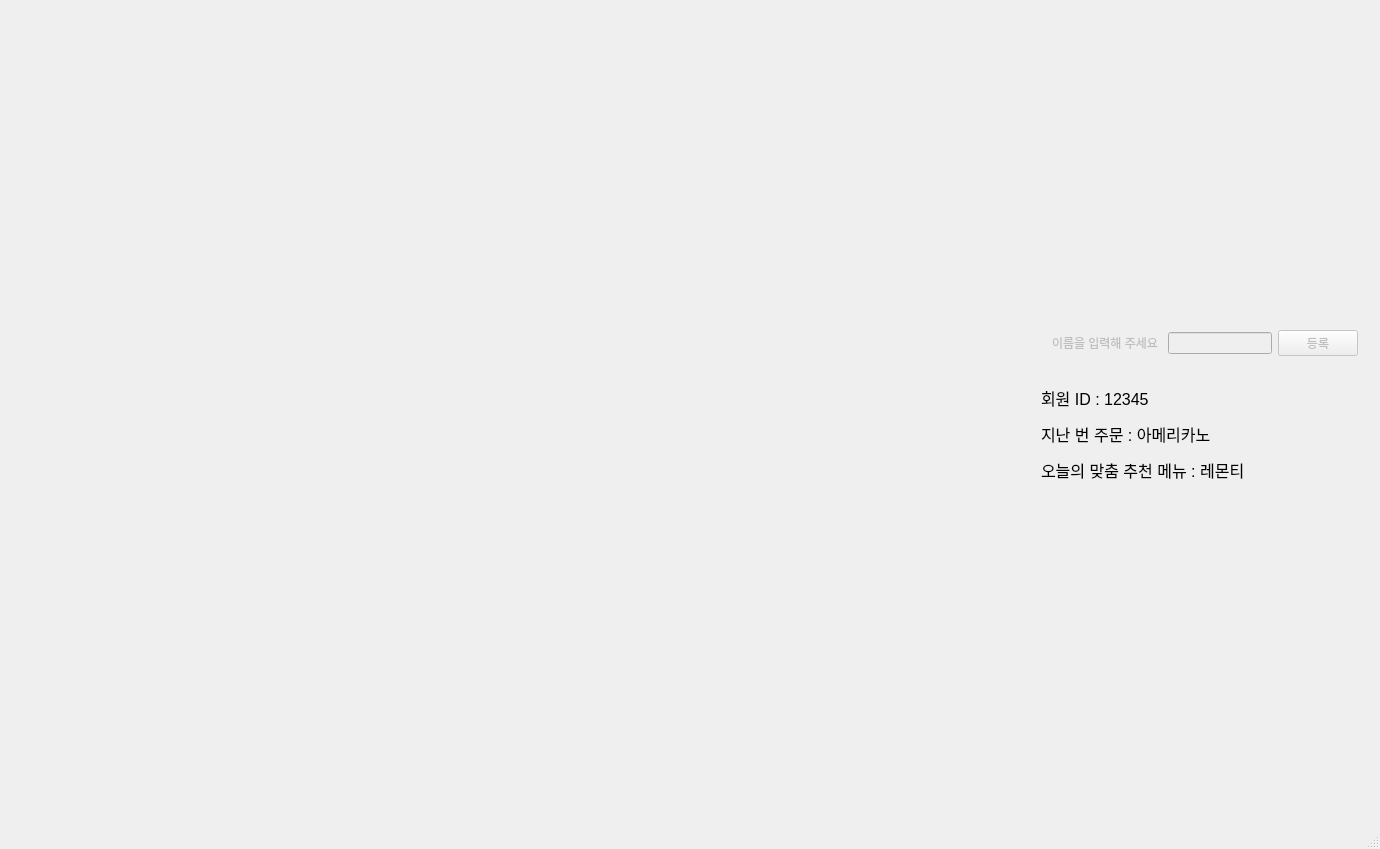
<?xml version="1.0" encoding="UTF-8"?>
<ui version="4.0">
 <class>MainWindow</class>
 <widget class="QMainWindow" name="MainWindow">
  <property name="geometry">
   <rect>
    <x>0</x>
    <y>0</y>
    <width>1380</width>
    <height>849</height>
   </rect>
  </property>
  <property name="minimumSize">
   <size>
    <width>0</width>
    <height>0</height>
   </size>
  </property>
  <property name="windowTitle">
   <string>MainWindow</string>
  </property>
  <widget class="QWidget" name="centralwidget">
   <layout class="QHBoxLayout" name="horizontalLayout_2">
    <item>
     <layout class="QHBoxLayout" name="horizontalLayout" stretch="3,1">
      <item>
       <layout class="QVBoxLayout" name="verticalLayout_2" stretch="0">
        <item>
         <widget class="QLabel" name="label_pos_view">
          <property name="minimumSize">
           <size>
            <width>1024</width>
            <height>786</height>
           </size>
          </property>
          <property name="text">
           <string/>
          </property>
         </widget>
        </item>
       </layout>
      </item>
      <item>
       <layout class="QVBoxLayout" name="verticalLayout" stretch="4,2,0,9">
        <item>
         <widget class="QLabel" name="label_camera_view">
          <property name="minimumSize">
           <size>
            <width>326</width>
            <height>174</height>
           </size>
          </property>
          <property name="text">
           <string/>
          </property>
         </widget>
        </item>
        <item>
         <widget class="QLabel" name="label_detect_view">
          <property name="text">
           <string/>
          </property>
         </widget>
        </item>
        <item>
         <widget class="QWidget" name="widget_unknown_input" native="true">
          <property name="enabled">
           <bool>false</bool>
          </property>
          <layout class="QHBoxLayout" name="horizontalLayout_3" stretch="0,0,0">
           <item>
            <widget class="QLabel" name="label">
             <property name="text">
              <string>이름을 입력해 주세요 </string>
             </property>
            </widget>
           </item>
           <item>
            <widget class="QLineEdit" name="lineEdit"/>
           </item>
           <item>
            <widget class="QPushButton" name="pushButton">
             <property name="text">
              <string>등록</string>
             </property>
            </widget>
           </item>
          </layout>
         </widget>
        </item>
        <item>
         <widget class="QLabel" name="labe_info">
          <property name="text">
           <string>&lt;html&gt;&lt;head/&gt;&lt;body&gt;&lt;p&gt;&lt;span style=&quot; font-size:12pt;&quot;&gt;회원 ID : 12345&lt;/span&gt;&lt;/p&gt;&lt;p&gt;&lt;span style=&quot; font-size:12pt;&quot;&gt;지난 번 주문 : 아메리카노&lt;/span&gt;&lt;/p&gt;&lt;p&gt;&lt;span style=&quot; font-size:12pt;&quot;&gt;오늘의 맞춤 추천 메뉴 : 레몬티&lt;/span&gt;&lt;/p&gt;&lt;p&gt;&lt;br/&gt;&lt;/p&gt;&lt;p&gt;&lt;br/&gt;&lt;/p&gt;&lt;p&gt;&lt;br/&gt;&lt;/p&gt;&lt;p&gt;&lt;br/&gt;&lt;/p&gt;&lt;p&gt;&lt;br/&gt;&lt;/p&gt;&lt;p&gt;&lt;br/&gt;&lt;/p&gt;&lt;p&gt;&lt;br/&gt;&lt;/p&gt;&lt;p&gt;&lt;br/&gt;&lt;/p&gt;&lt;/body&gt;&lt;/html&gt;</string>
          </property>
         </widget>
        </item>
       </layout>
      </item>
     </layout>
    </item>
   </layout>
  </widget>
  <widget class="QMenuBar" name="menubar">
   <property name="geometry">
    <rect>
     <x>0</x>
     <y>0</y>
     <width>1380</width>
     <height>21</height>
    </rect>
   </property>
  </widget>
  <widget class="QStatusBar" name="statusbar"/>
 </widget>
 <layoutdefault spacing="6" margin="11"/>
 <resources/>
 <connections/>
</ui>
